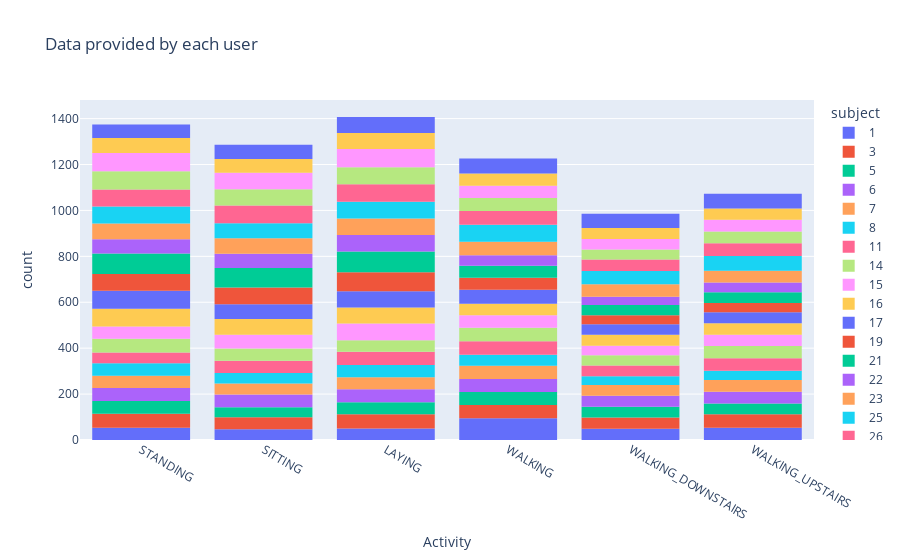

Notebook cell for this chart:
### Code cell
# Looking at data distribution.
fig = px.histogram(train, x='Activity', title='Data provided by each user', color="subject")#,pattern_shape="subject"
fig.show()
del fig

### Figure 1 — Plotly figure (JSON) as saved in the notebook; plotly's stock layout.template omitted (floating-point values rounded to 4 significant figures; data arrays with more than 128 entries replaced by an {"elided": "..."} marker saying what was removed)
{"data": [{"alignmentgroup": "True", "bingroup": "x", "hovertemplate": "subject=1<br>Activity=%{x}<br>count=%{y}<extra></extra>", "legendgroup": "1", "marker": {"color": "#636efa", "pattern": {"shape": ""}}, "name": "1", "offsetgroup": "1", "orientation": "v", "showlegend": true, "type": "histogram", "x": {"elided": "347 str values"}, "xaxis": "x", "yaxis": "y"}, {"alignmentgroup": "True", "bingroup": "x", "hovertemplate": "subject=3<br>Activity=%{x}<br>count=%{y}<extra></extra>", "legendgroup": "3", "marker": {"color": "#EF553B", "pattern": {"shape": ""}}, "name": "3", "offsetgroup": "3", "orientation": "v", "showlegend": true, "type": "histogram", "x": {"elided": "341 str values"}, "xaxis": "x", "yaxis": "y"}, {"alignmentgroup": "True", "bingroup": "x", "hovertemplate": "subject=5<br>Activity=%{x}<br>count=%{y}<extra></extra>", "legendgroup": "5", "marker": {"color": "#00cc96", "pattern": {"shape": ""}}, "name": "5", "offsetgroup": "5", "orientation": "v", "showlegend": true, "type": "histogram", "x": {"elided": "302 str values"}, "xaxis": "x", "yaxis": "y"}, {"alignmentgroup": "True", "bingroup": "x", "hovertemplate": "subject=6<br>Activity=%{x}<br>count=%{y}<extra></extra>", "legendgroup": "6", "marker": {"color": "#ab63fa", "pattern": {"shape": ""}}, "name": "6", "offsetgroup": "6", "orientation": "v", "showlegend": true, "type": "histogram", "x": {"elided": "325 str values"}, "xaxis": "x", "yaxis": "y"}, {"alignmentgroup": "True", "bingroup": "x", "hovertemplate": "subject=7<br>Activity=%{x}<br>count=%{y}<extra></extra>", "legendgroup": "7", "marker": {"color": "#FFA15A", "pattern": {"shape": ""}}, "name": "7", "offsetgroup": "7", "orientation": "v", "showlegend": true, "type": "histogram", "x": {"elided": "308 str values"}, "xaxis": "x", "yaxis": "y"}, {"alignmentgroup": "True", "bingroup": "x", "hovertemplate": "subject=8<br>Activity=%{x}<br>count=%{y}<extra></extra>", "legendgroup": "8", "marker": {"color": "#19d3f3", "pattern": {"shape": ""}}, "name": "8", "offsetgroup": "8", "orientation": "v", "showlegend": true, "type": "histogram", "x": {"elided": "281 str values"}, "xaxis": "x", "yaxis": "y"}, {"alignmentgroup": "True", "bingroup": "x", "hovertemplate": "subject=11<br>Activity=%{x}<br>count=%{y}<extra></extra>", "legendgroup": "11", "marker": {"color": "#FF6692", "pattern": {"shape": ""}}, "name": "11", "offsetgroup": "11", "orientation": "v", "showlegend": true, "type": "histogram", "x": {"elided": "316 str values"}, "xaxis": "x", "yaxis": "y"}, {"alignmentgroup": "True", "bingroup": "x", "hovertemplate": "subject=14<br>Activity=%{x}<br>count=%{y}<extra></extra>", "legendgroup": "14", "marker": {"color": "#B6E880", "pattern": {"shape": ""}}, "name": "14", "offsetgroup": "14", "orientation": "v", "showlegend": true, "type": "histogram", "x": {"elided": "323 str values"}, "xaxis": "x", "yaxis": "y"}, {"alignmentgroup": "True", "bingroup": "x", "hovertemplate": "subject=15<br>Activity=%{x}<br>count=%{y}<extra></extra>", "legendgroup": "15", "marker": {"color": "#FF97FF", "pattern": {"shape": ""}}, "name": "15", "offsetgroup": "15", "orientation": "v", "showlegend": true, "type": "histogram", "x": {"elided": "328 str values"}, "xaxis": "x", "yaxis": "y"}, {"alignmentgroup": "True", "bingroup": "x", "hovertemplate": "subject=16<br>Activity=%{x}<br>count=%{y}<extra></extra>", "legendgroup": "16", "marker": {"color": "#FECB52", "pattern": {"shape": ""}}, "name": "16", "offsetgroup": "16", "orientation": "v", "showlegend": true, "type": "histogram", "x": {"elided": "366 str values"}, "xaxis": "x", "yaxis": "y"}, {"alignmentgroup": "True", "bingroup": "x", "hovertemplate": "subject=17<br>Activity=%{x}<br>count=%{y}<extra></extra>", "legendgroup": "17", "marker": {"color": "#636efa", "pattern": {"shape": ""}}, "name": "17", "offsetgroup": "17", "orientation": "v", "showlegend": true, "type": "histogram", "x": {"elided": "368 str values"}, "xaxis": "x", "yaxis": "y"}, {"alignmentgroup": "True", "bingroup": "x", "hovertemplate": "subject=19<br>Activity=%{x}<br>count=%{y}<extra></extra>", "legendgroup": "19", "marker": {"color": "#EF553B", "pattern": {"shape": ""}}, "name": "19", "offsetgroup": "19", "orientation": "v", "showlegend": true, "type": "histogram", "x": {"elided": "360 str values"}, "xaxis": "x", "yaxis": "y"}, {"alignmentgroup": "True", "bingroup": "x", "hovertemplate": "subject=21<br>Activity=%{x}<br>count=%{y}<extra></extra>", "legendgroup": "21", "marker": {"color": "#00cc96", "pattern": {"shape": ""}}, "name": "21", "offsetgroup": "21", "orientation": "v", "showlegend": true, "type": "histogram", "x": {"elided": "408 str values"}, "xaxis": "x", "yaxis": "y"}, {"alignmentgroup": "True", "bingroup": "x", "hovertemplate": "subject=22<br>Activity=%{x}<br>count=%{y}<extra></extra>", "legendgroup": "22", "marker": {"color": "#ab63fa", "pattern": {"shape": ""}}, "name": "22", "offsetgroup": "22", "orientation": "v", "showlegend": true, "type": "histogram", "x": {"elided": "321 str values"}, "xaxis": "x", "yaxis": "y"}, {"alignmentgroup": "True", "bingroup": "x", "hovertemplate": "subject=23<br>Activity=%{x}<br>count=%{y}<extra></extra>", "legendgroup": "23", "marker": {"color": "#FFA15A", "pattern": {"shape": ""}}, "name": "23", "offsetgroup": "23", "orientation": "v", "showlegend": true, "type": "histogram", "x": {"elided": "372 str values"}, "xaxis": "x", "yaxis": "y"}, {"alignmentgroup": "True", "bingroup": "x", "hovertemplate": "subject=25<br>Activity=%{x}<br>count=%{y}<extra></extra>", "legendgroup": "25", "marker": {"color": "#19d3f3", "pattern": {"shape": ""}}, "name": "25", "offsetgroup": "25", "orientation": "v", "showlegend": true, "type": "histogram", "x": {"elided": "409 str values"}, "xaxis": "x", "yaxis": "y"}, {"alignmentgroup": "True", "bingroup": "x", "hovertemplate": "subject=26<br>Activity=%{x}<br>count=%{y}<extra></extra>", "legendgroup": "26", "marker": {"color": "#FF6692", "pattern": {"shape": ""}}, "name": "26", "offsetgroup": "26", "orientation": "v", "showlegend": true, "type": "histogram", "x": {"elided": "392 str values"}, "xaxis": "x", "yaxis": "y"}, {"alignmentgroup": "True", "bingroup": "x", "hovertemplate": "subject=27<br>Activity=%{x}<br>count=%{y}<extra></extra>", "legendgroup": "27", "marker": {"color": "#B6E880", "pattern": {"shape": ""}}, "name": "27", "offsetgroup": "27", "orientation": "v", "showlegend": true, "type": "histogram", "x": {"elided": "376 str values"}, "xaxis": "x", "yaxis": "y"}, {"alignmentgroup": "True", "bingroup": "x", "hovertemplate": "subject=28<br>Activity=%{x}<br>count=%{y}<extra></extra>", "legendgroup": "28", "marker": {"color": "#FF97FF", "pattern": {"shape": ""}}, "name": "28", "offsetgroup": "28", "orientation": "v", "showlegend": true, "type": "histogram", "x": {"elided": "382 str values"}, "xaxis": "x", "yaxis": "y"}, {"alignmentgroup": "True", "bingroup": "x", "hovertemplate": "subject=29<br>Activity=%{x}<br>count=%{y}<extra></extra>", "legendgroup": "29", "marker": {"color": "#FECB52", "pattern": {"shape": ""}}, "name": "29", "offsetgroup": "29", "orientation": "v", "showlegend": true, "type": "histogram", "x": {"elided": "344 str values"}, "xaxis": "x", "yaxis": "y"}, {"alignmentgroup": "True", "bingroup": "x", "hovertemplate": "subject=30<br>Activity=%{x}<br>count=%{y}<extra></extra>", "legendgroup": "30", "marker": {"color": "#636efa", "pattern": {"shape": ""}}, "name": "30", "offsetgroup": "30", "orientation": "v", "showlegend": true, "type": "histogram", "x": {"elided": "383 str values"}, "xaxis": "x", "yaxis": "y"}], "layout": {"barmode": "relative", "legend": {"title": {"text": "subject"}, "tracegroupgap": 0}, "title": {"text": "Data provided by each user"}, "xaxis": {"anchor": "y", "domain": [0, 1], "title": {"text": "Activity"}}, "yaxis": {"anchor": "x", "domain": [0, 1], "title": {"text": "count"}}}}
